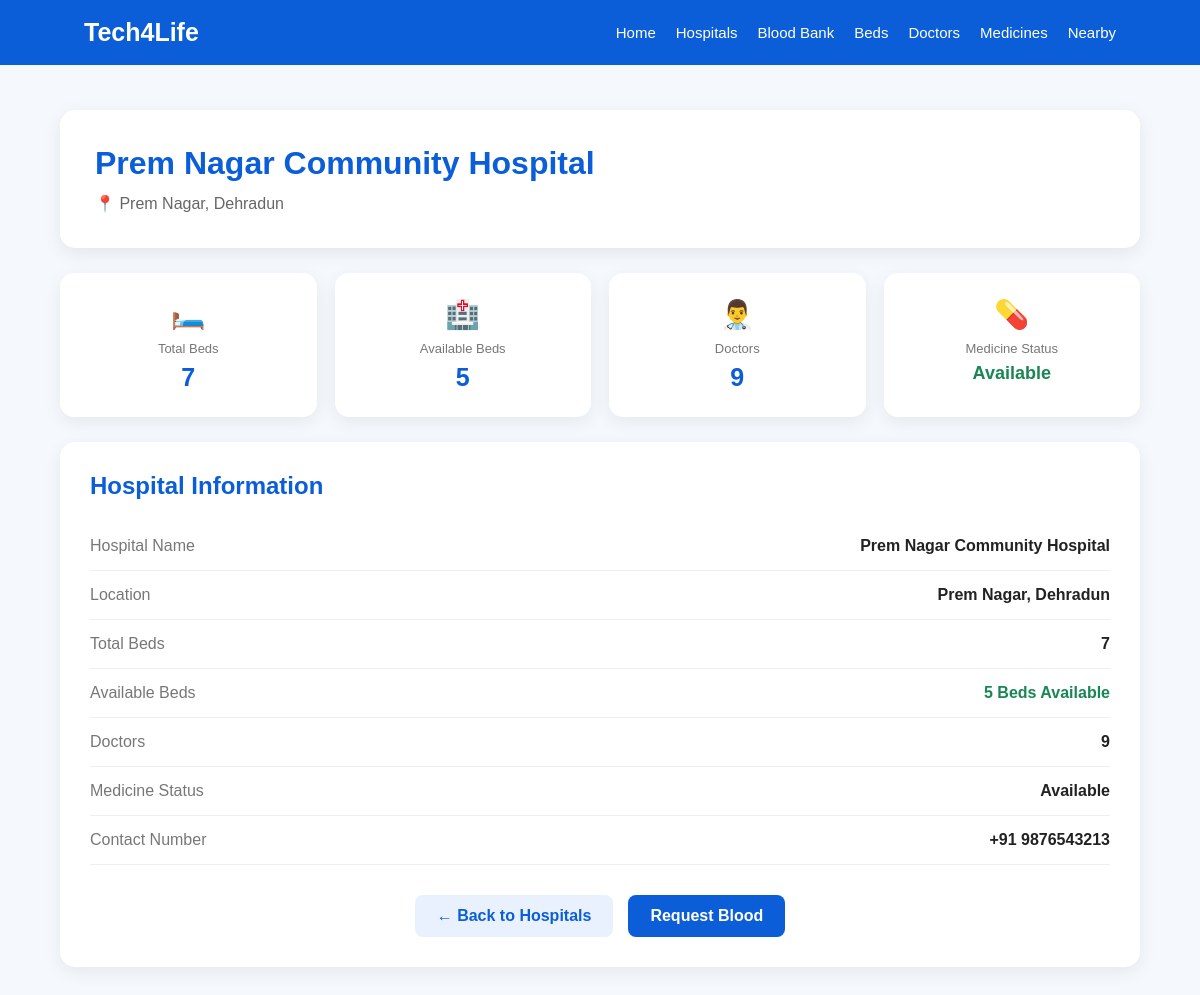
Screenshot of /hospital/4 with the database file from the repository.
### tables this page shows
CREATE TABLE hospitals (
            id INTEGER PRIMARY KEY AUTOINCREMENT,
            name TEXT NOT NULL,
            location TEXT NOT NULL,
            beds INTEGER DEFAULT 0,
            total_beds INTEGER DEFAULT 0,
            available_beds INTEGER DEFAULT 0,
            doctors INTEGER DEFAULT 0,
            medicines TEXT DEFAULT 'Available',
            phone TEXT NOT NULL
        );

### app.py (the view)
@app.route("/hospital/<int:hospital_id>")
def hospital_details(hospital_id):
    conn = get_db_connection()
    hospital = conn.execute("""
        SELECT * FROM hospitals
        WHERE id = ?
    """, (hospital_id,)).fetchone()
    conn.close()
    if hospital is None:
        return redirect("/hospitals")
    return render_template(
        "hospital_details.html",
        hospital=hospital
    )

### app.py (called while the page is built)
def get_db_connection():
    conn = sqlite3.connect(DATABASE)
    conn.row_factory = sqlite3.Row
    return conn

### templates/hospital_details.html (shortened to what this page needs)
<!DOCTYPE html>
<html lang="en">
<head>
</head>
<body>
    <nav>
        <div class="logo">Tech4Life</div>
        <div class="nav-links">
            <a href="/">Home</a>
            <a href="/hospitals">Hospitals</a>
            <a href="/blood-bank">Blood Bank</a>
            <a href="/beds">Beds</a>
            <a href="/doctors">Doctors</a>
            <a href="/medicines">Medicines</a>
            <a href="/nearby">Nearby</a>
        </div>
    </nav>
    <div class="container">
        <div class="hospital-header">
            <h1>{{ hospital["name"] }}</h1>
            <div class="location">
                📍 {{ hospital["location"] }}
            </div>
        </div>
        <div class="cards">
            <div class="info-card">
                <div class="icon">🛏️</div>
                <div class="label">
                    Total Beds
                </div>
                <div class="value">
                    {{ hospital["total_beds"] }}
                </div>
            </div>
            <div class="info-card">
                <div class="icon">🏥</div>
                <div class="label">
                    Available Beds
                </div>
                <div class="value">
                    {{ hospital["available_beds"] }}
                </div>
            </div>
            <div class="info-card">
                <div class="icon">👨‍⚕️</div>
                <div class="label">
                    Doctors
                </div>
                <div class="value">
                    {{ hospital["doctors"] }}
                </div>
            </div>
            <div class="info-card">
                <div class="icon">💊</div>
                <div class="label">
                    Medicine Status
                </div>
                <div class="value" style="font-size: 18px;">
                    {% if hospital["medicines"] == "Available" %}
                    <span class="available">
                        Available
                    </span> {% else %}
                    <span class="limited">
                        {{ hospital["medicines"] }}
                    </span> {% endif %}
                </div>
            </div>
        </div>
        <div class="details-box">
            <h2>Hospital Information</h2>
            <div class="detail-row">
                <div class="detail-title">
                    Hospital Name
                </div>
                <div class="detail-value">
                    {{ hospital["name"] }}
                </div>
            </div>
            <div class="detail-row">
                <div class="detail-title">
                    Location
                </div>
                <div class="detail-value">
                    {{ hospital["location"] }}
                </div>
            </div>
            <div class="detail-row">
                <div class="detail-title">
                    Total Beds
                </div>
                <div class="detail-value">
                    {{ hospital["total_beds"] }}
                </div>
            </div>
            <div class="detail-row">
                <div class="detail-title">
                    Available Beds
                </div>
                <div class="detail-value">
                    {% if hospital["available_beds"] == 0 %}
                    <span class="no-beds">
                        No Beds Available
                    </span> {% elif hospital["available_beds"]
                    <=2 %} <span class="limited">
                        Limited Beds Available
                        </span>
                        {% else %}
                        <span class="available">
                        {{ hospital["available_beds"] }} Beds Available
                    </span> {% endif %}
                </div>
            </div>
            <div class="detail-row">
                <div class="detail-title">
                    Doctors
                </div>
                <div class="detail-value">
                    {{ hospital["doctors"] }}
                </div>
            </div>
            <div class="detail-row">
                <div class="detail-title">
                    Medicine Status
                </div>
                <div class="detail-value">
                    {{ hospital["medicines"] }}
                </div>
            </div>
            <div class="detail-row">
                <div class="detail-title">
                    Contact Number
                </div>
                <div class="detail-value">
                    {{ hospital["phone"] }}
                </div>
            </div>
            <div class="actions">
                <a href="/hospitals" class="btn secondary">
                ← Back to Hospitals
            </a>
                <a href="/request-blood" class="btn primary">
                Request Blood
            </a>
            </div>
        </div>
    </div>
</body>
</html>

### templates/hospital_details.html (style rules this page uses)
* { box-sizing: border-box; margin: 0; padding: 0; }
body { font-family: Arial, sans-serif; background: #f5f8fc; color: #222; }
nav { background: #0b5ed7; color: white; padding: 18px 7%; display: flex; justify-content: space-between; align-items: center; flex-wrap: wrap; gap: 15px; }
.logo { font-size: 25px; font-weight: bold; }
.nav-links { display: flex; gap: 20px; flex-wrap: wrap; }
.nav-links a { color: white; text-decoration: none; font-size: 15px; }
.container { width: 90%; max-width: 1100px; margin: 45px auto; }
.hospital-header { background: white; padding: 35px; border-radius: 15px; box-shadow: 0 5px 18px rgba(0, 0, 0, 0.08); margin-bottom: 25px; }
.hospital-header h1 { color: #0b5ed7; font-size: 32px; margin-bottom: 12px; }
.location { color: #666; font-size: 16px; }
.cards { display: grid; grid-template-columns: repeat(4, 1fr); gap: 18px; margin-bottom: 25px; }
.info-card { background: white; padding: 25px 18px; text-align: center; border-radius: 14px; box-shadow: 0 5px 18px rgba(0, 0, 0, 0.07); }
.icon { font-size: 28px; margin-bottom: 10px; }
.label { color: #777; font-size: 13px; margin-bottom: 7px; }
.value { font-size: 25px; font-weight: bold; color: #0b5ed7; }
.details-box { background: white; padding: 30px; border-radius: 15px; box-shadow: 0 5px 18px rgba(0, 0, 0, 0.07); }
.details-box h2 { color: #0b5ed7; margin-bottom: 22px; }
.detail-row { display: flex; justify-content: space-between; gap: 20px; padding: 15px 0; border-bottom: 1px solid #eee; }
.detail-title { color: #777; }
.detail-value { font-weight: bold; text-align: right; }
.available { color: #198754; }
.actions { display: flex; justify-content: center; gap: 15px; margin-top: 30px; flex-wrap: wrap; }
.btn { display: inline-block; padding: 12px 22px; border-radius: 8px; text-decoration: none; font-weight: bold; }
.primary { background: #0b5ed7; color: white; }
.secondary { background: #e9f1ff; color: #0b5ed7; }

### rows the page displays
hospitals: name "Prem Nagar Community Hospital", location "Prem Nagar, Dehradun", total_beds "7", available_beds "5", doctors "9", medicines "Available", phone "+91 9876543213"
